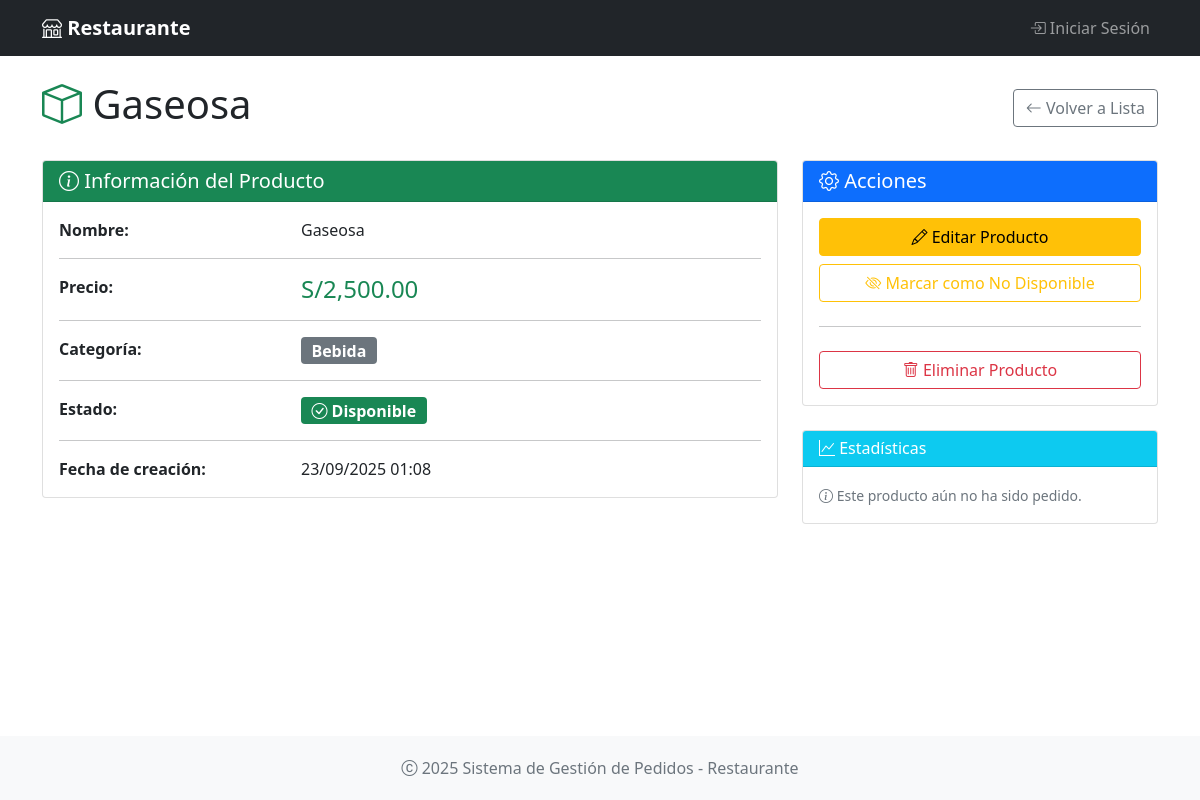
Before: /productos/5 with the older database file.
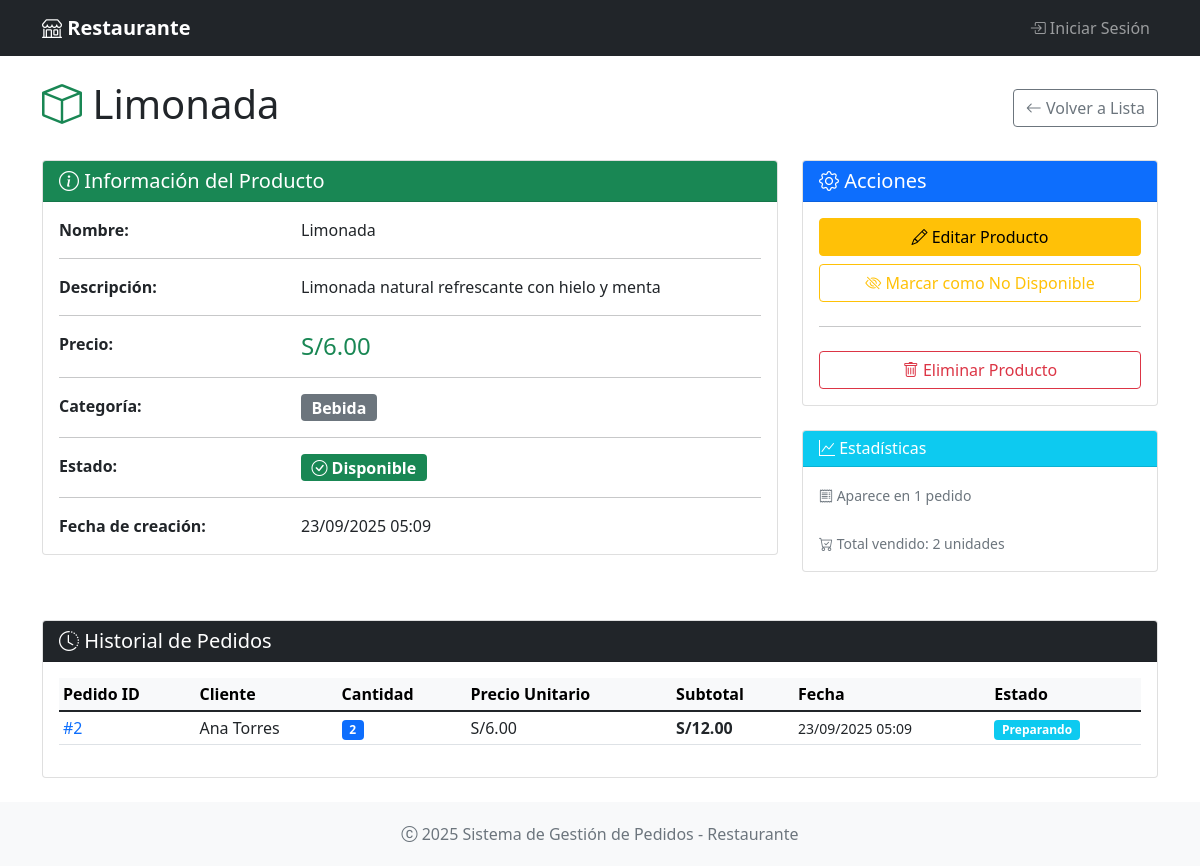
After: the same page with the newer database file.
### app.py (models this page shows, shortened)
class Producto(db.Model):
    __tablename__ = 'productos'
    id = db.Column(db.Integer, primary_key=True)
    nombre = db.Column(db.String(100), nullable=False)
    descripcion = db.Column(db.Text)
    precio = db.Column(db.Float, nullable=False)
    categoria = db.Column(db.String(50), nullable=False)
    disponible = db.Column(db.Boolean, default=True)
    fecha_creacion = db.Column(db.DateTime, default=datetime.utcnow)
    detalles_pedido = db.relationship('DetallePedido', backref='producto', lazy=True)

class DetallePedido(db.Model):
    __tablename__ = 'detalles_pedido'
    id = db.Column(db.Integer, primary_key=True)
    pedido_id = db.Column(db.Integer, db.ForeignKey('pedidos.id'), nullable=False)
    producto_id = db.Column(db.Integer, db.ForeignKey('productos.id'), nullable=False)
    cantidad = db.Column(db.Integer, nullable=False)
    precio_unitario = db.Column(db.Float, nullable=False)
    subtotal = db.Column(db.Float, nullable=False)
    observaciones = db.Column(db.String(200))

class Pedido(db.Model):
    __tablename__ = 'pedidos'
    id = db.Column(db.Integer, primary_key=True)
    cliente_nombre = db.Column(db.String(100), nullable=False)
    cliente_telefono = db.Column(db.String(20))
    mesa_id = db.Column(db.Integer, db.ForeignKey('mesas.id'))  # Relación con Mesa
    mesa_numero = db.Column(db.String(10))  # Mantener compatibilidad
    estado = db.Column(db.String(20), default='pendiente')
    total = db.Column(db.Float, default=0.0)
    fecha = db.Column(db.DateTime, default=datetime.utcnow)
    observaciones = db.Column(db.Text)
    usuario_id = db.Column(db.Integer, db.ForeignKey('usuarios.id'))  # Quien tomó el pedido
    cocinero_id = db.Column(db.Integer, db.ForeignKey('usuarios.id'))  # Quien lo preparó
    detalles = db.relationship('DetallePedido', backref='pedido', lazy=True, cascade='all, delete-orphan')
    usuario = db.relationship('Usuario', foreign_keys=[usuario_id], backref='pedidos_tomados')
    cocinero = db.relationship('Usuario', foreign_keys=[cocinero_id], backref='pedidos_preparados')
    @property
    def mesa(self):
        return self.mesa_numero or (self.mesa_info.numero if self.mesa_info else None)

### app.py (the view)
@app.route('/productos/<int:id>')
def ver_producto(id):
    producto = Producto.query.get_or_404(id)
    return render_template('productos/detalle.html', producto=producto)

### app/templates/productos/detalle.html (shortened to what the changed rows need)
{% extends "base.html" %}
{% block content %}
<div class="row">
    <div class="col-12">
        <div class="d-flex justify-content-between align-items-center mb-4">
            <h1 class="display-6">
                <i class="bi bi-box text-success"></i> {{ producto.nombre }}
            </h1>
            <div>
                <a href="{{ url_for('lista_productos') }}" class="btn btn-outline-secondary">
                </a>
            </div>
        </div>
    </div>
</div>
<div class="row">
    <div class="col-md-8 mb-4">
        <div class="card">
            <div class="card-body">
                <div class="row">
                    <div class="col-sm-4">
                        <strong>Nombre:</strong>
                    </div>
                    <div class="col-sm-8">
                        {{ producto.nombre }}
                    </div>
                </div>
                <hr>
                {% if producto.descripcion %}
                <div class="row">
                    <div class="col-sm-4">
                        <strong>Descripción:</strong>
                    </div>
                    <div class="col-sm-8">
                        {{ producto.descripcion }}
                    </div>
                </div>
                <hr>
                {% endif %}
                <div class="row">
                    <div class="col-sm-4">
                    </div>
                    <div class="col-sm-8">
                        <span class="h4 text-success">S/{{ "{:,.2f}".format(producto.precio) }}</span>
                    </div>
                </div>
                <hr>
                <div class="row">
                    <div class="col-sm-4">
                    </div>
                    <div class="col-sm-8">
                        <span class="badge bg-secondary fs-6">{{ producto.categoria }}</span>
                    </div>
                </div>
                <hr>
                <div class="row">
                    <div class="col-sm-4">
                    </div>
                    <div class="col-sm-8">
                    </div>
                </div>
                <hr>
                <div class="row">
                    <div class="col-sm-4">
                        <strong>Fecha de creación:</strong>
                    </div>
                    <div class="col-sm-8">
                        {{ producto.fecha_creacion.strftime('%d/%m/%Y %H:%M') }}
                    </div>
                </div>
            </div>
        </div>
    </div>
    <div class="col-md-4 mb-4">
        <div class="card mt-4">
            <div class="card-body">
                <small class="text-muted">
                    {% set pedidos_con_producto = producto.detalles_pedido|length %}
                    {% if pedidos_con_producto > 0 %}
                        <i class="bi bi-receipt"></i> Aparece en {{ pedidos_con_producto }} pedido{{ 's' if pedidos_con_producto != 1 else '' }}
                        <br><br>
                        {% set total_vendido = producto.detalles_pedido|sum(attribute='cantidad') or 0 %}
                        <i class="bi bi-cart-check"></i> Total vendido: {{ total_vendido }} unidad{{ 'es' if total_vendido != 1 else '' }}
                    {% else %}
                        <i class="bi bi-info-circle"></i> Este producto aún no ha sido pedido.
                    {% endif %}
                </small>
            </div>
        </div>
    </div>
</div>
{% if producto.detalles_pedido %}
<div class="row mt-4">
    <div class="col-12">
        <div class="card">
            <div class="card-header bg-dark text-white">
                <h5 class="mb-0">
                    <i class="bi bi-clock-history"></i> Historial de Pedidos
                </h5>
            </div>
            <div class="card-body">
                <div class="table-responsive">
                    <table class="table table-sm">
                        <thead class="table-light">
                            <tr>
                                <th>Pedido ID</th>
                                <th>Cliente</th>
                                <th>Cantidad</th>
                                <th>Precio Unitario</th>
                                <th>Subtotal</th>
                                <th>Fecha</th>
                                <th>Estado</th>
                            </tr>
                        </thead>
                        <tbody>
                            {% for detalle in producto.detalles_pedido|reverse %}
                            <tr>
                                <td>
                                    <a href="{{ url_for('pedidos.ver_pedido', id=detalle.pedido.id) }}"
                                       class="text-decoration-none">
                                        #{{ detalle.pedido.id }}
                                    </a>
                                </td>
                                <td>{{ detalle.pedido.cliente_nombre }}</td>
                                <td>
                                    <span class="badge bg-primary">{{ detalle.cantidad }}</span>
                                </td>
                                <td>S/{{ "{:,.2f}".format(detalle.precio_unitario) }}</td>
                                <td><strong>S/{{ "{:,.2f}".format(detalle.subtotal) }}</strong></td>
                                <td>
                                    <small>{{ detalle.pedido.fecha.strftime('%d/%m/%Y %H:%M') }}</small>
                                </td>
                                <td>
                                    {% if detalle.pedido.estado == 'pendiente' %}
                                        <span class="badge bg-warning">Pendiente</span>
                                    {% elif detalle.pedido.estado == 'preparando' %}
                                        <span class="badge bg-info">Preparando</span>
                                    {% elif detalle.pedido.estado == 'listo' %}
                                        <span class="badge bg-success">Listo</span>
                                    {% elif detalle.pedido.estado == 'entregado' %}
                                        <span class="badge bg-secondary">Entregado</span>
                                    {% else %}
                                        <span class="badge bg-danger">Cancelado</span>
                                    {% endif %}
                                </td>
                            </tr>
                            {% endfor %}
                        </tbody>
                    </table>
                </div>
            </div>
        </div>
    </div>
</div>
{% endif %}
{% endblock %}

Changed rows visible on the page:
changed Producto "Bebida": nombre "Gaseosa" → "Limonada"; descripcion (not shown) → "Limonada natural refrescante con hielo y menta"; precio "2,500.00" → "6.00"; fecha_creacion "23/09/2025 01:08" → "23/09/2025 05:09"
now on this page (row edited): DetallePedido: pedido.id "2", pedido.cliente_nombre "Ana Torres", cantidad "2", precio_unitario "6.00", subtotal "12.00", pedido.fecha "23/09/2025 05:09"
changed DetallePedido: cantidad 1 → 2 (drawn)
Other visible differences:
{{ pedidos_con_producto }}: (not shown) → "1"
{{ total_vendido }}: (not shown) → "2"
{{ 'es' if total_vendido != 1 else '' }}: (not shown) → "es"
text no longer shown: "Este producto aún no ha sido pedido."
text now shown: "Descripción: Aparece en pedido Total vendido: unidad Historial de Pedidos Pedido ID Cliente Cantidad Precio Unitario Subtotal Fecha Estado"
